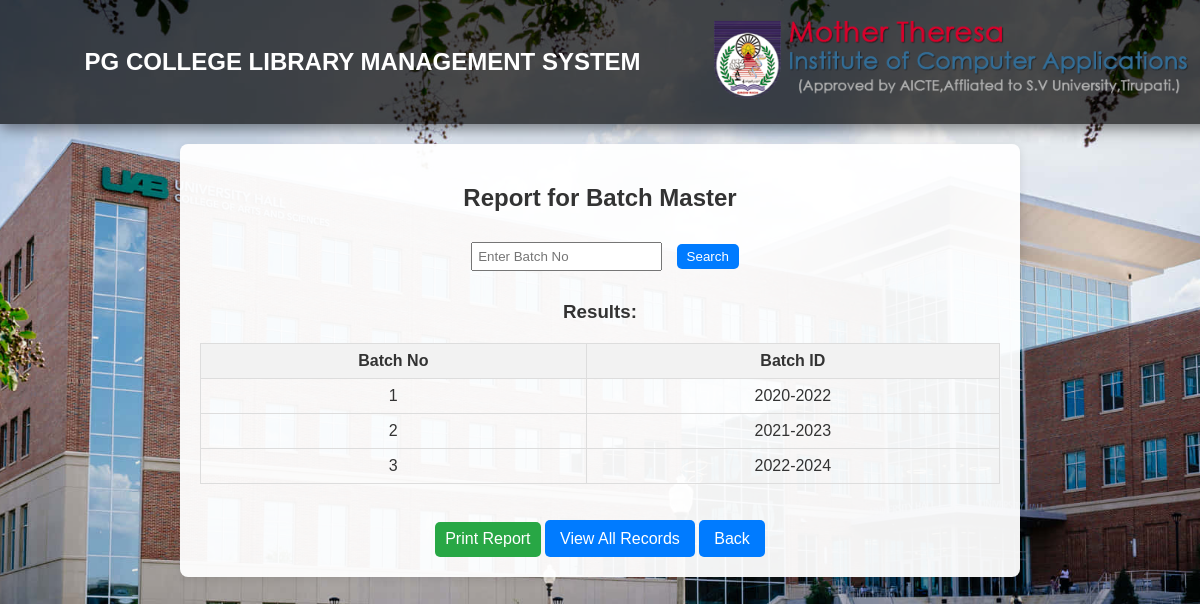
Screenshot of /batches/report/ with the database file from the repository.
### app1/models.py (models this page shows, shortened)
class BatchMaster(models.Model):
    batchNo = models.CharField(max_length=2, validators=[integer_validator], unique=True)
    batchId = models.CharField(max_length=10, choices=BATCH_CHOICES, default=" ", unique=True)

### app1/views.py (the view)
# urls.py: path('batches/report/',views. batchmaster_report, name='batchmaster_report'),
def batchmaster_report(request):
    batches = BatchMaster.objects.all()  # Default to all batches
    error_message = None
    if request.method == 'POST':
        search_value = request.POST.get('search_value', '').strip()
        if search_value:  # Check if search value is provided
            batches = BatchMaster.objects.filter(batchNo__icontains=search_value)
            if not batches.exists():  # Check if any batches were found
                error_message = "No batches found with that Batch No."
    return render(request, 'batchmaster_report.html', {'batches': batches, 'error_message': error_message})

### app1/templates/batchmaster_report.html (shortened to what this page needs)
{% extends "home2.html" %}
{% block content %}
<div style="text-align: center;  background-color: rgba(255, 255, 255, 0.95); padding: 20px; border-radius: 8px; box-shadow: 0 2px 10px rgba(0, 0, 0, 0.1); margin: auto; max-width: 800px;">
    <h2>Report for Batch Master</h2>
    <form method="POST" style="margin-bottom: 20px;">
        <input class="b" type="text" name="search_value" placeholder="Enter Batch No" style="padding: 5px; margin: 10px;">
        <button class="b" type="submit" style="padding: 5px 10px; background-color: #007bff; color: white; border: none; border-radius: 5px;">Search</button>
    </form>
    <h3 class="b">Results:</h3>
    <table style="width: 100%; border-collapse: collapse; margin: 20px 0;">
        <thead>
            <tr style="background-color: #f2f2f2;">
                <th style="border: 1px solid #ddd; padding: 8px;">Batch No</th>
                <th style="border: 1px solid #ddd; padding: 8px;">Batch ID</th>
            </tr>
        </thead>
        <tbody>
            {% for batch in batches %}
                <tr>
                    <td style="border: 1px solid #ddd; padding: 8px;">{{ batch.batchNo }}</td>
                    <td style="border: 1px solid #ddd; padding: 8px;">{{ batch.batchId }}</td>
                </tr>
            {% empty %}
                <tr>
                    <td colspan="2" style="border: 1px solid #ddd; padding: 8px; text-align: center;">No batches found.</td>
                </tr>
            {% endfor %}
        </tbody>
    </table>
    <br>
    <button onclick="window.print();" class="b" style=" background-color: #28a745;padding: 5px 10px;font-size:16px; height:35px;color: white; border: none; border-radius: 5px;">Print Report</button>
    <a href="{% url 'batchmaster_report' %}" class="b" style="padding: 10px 15px; background-color: #007bff; color: white; border-radius: 5px; text-decoration: none;">View All Records</a>
    <a href="{% url 'home' %}" class="b" style="padding: 10px 15px; background-color: #007bff; color: white; border-radius: 5px; text-decoration: none;">Back</a>
</div>
{% endblock %}

### rows the page displays
BatchMaster: batchNo "1", batchId "2020-2022"
BatchMaster: batchNo "2", batchId "2021-2023"
BatchMaster: batchNo "3", batchId "2022-2024"
